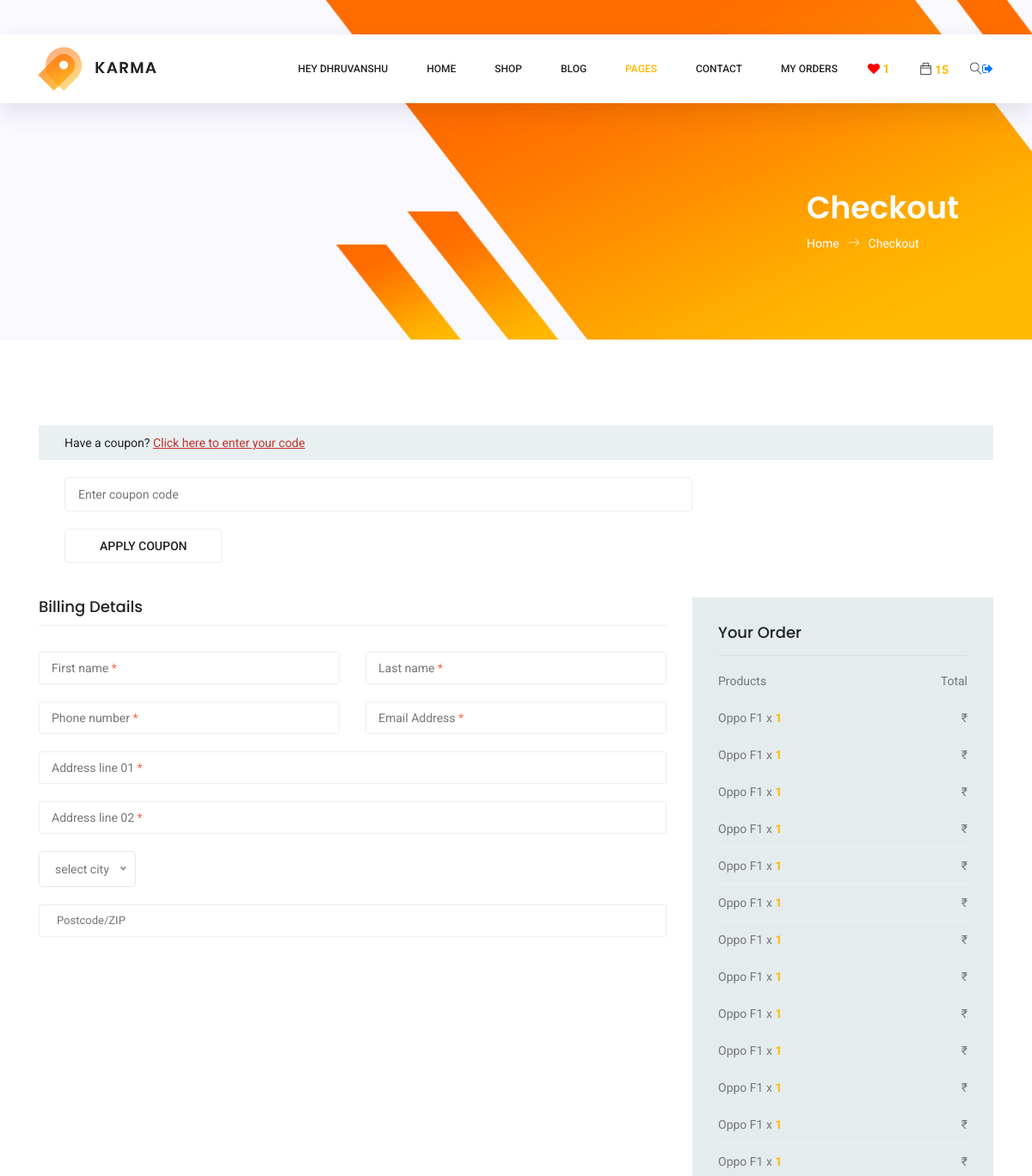
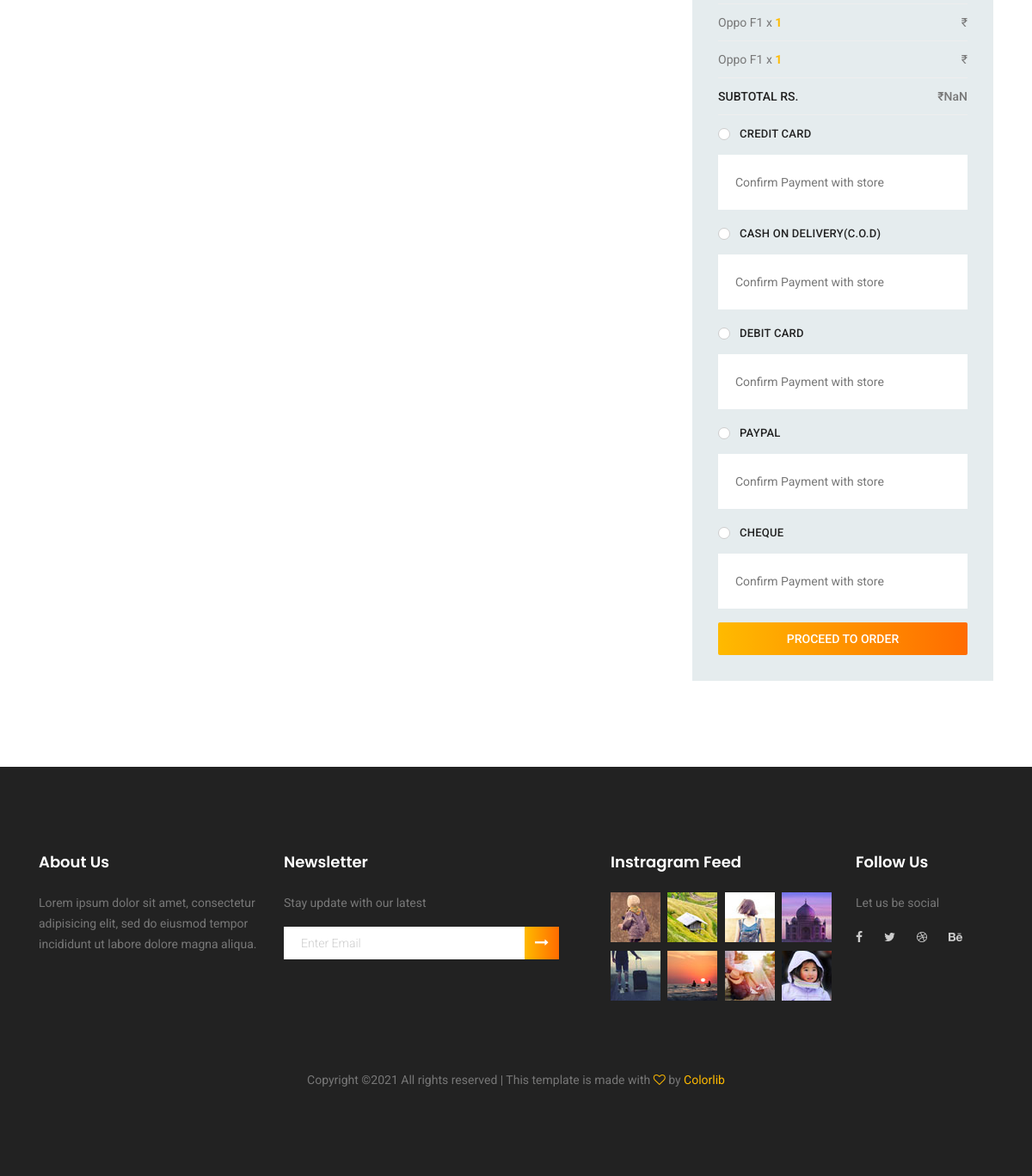
The page /product/checkout/ (signed in) on the database its author committed (2 pictures, top to bottom).
### product/models.py (models this page shows, shortened)
class AddToCard(models.Model):
    user_key         = models.ForeignKey(User, on_delete = models.CASCADE)
    product_key      = models.ForeignKey(ProductDetail, on_delete = models.CASCADE)
    is_wishlist      = models.BooleanField(default = False)
    product_quantity = models.IntegerField(blank = True, null = True)

class ProductDetail(models.Model):
    product_name        = models.CharField(max_length = 250)
    product_pic         = models.ImageField(upload_to = 'product/pic')
    product_price       = models.IntegerField()
    product_old_price   = models.IntegerField()
    product_category    = models.ForeignKey(ProductCategory, on_delete = models.CASCADE)
    product_brand       = models.ForeignKey(Brand, on_delete = models.CASCADE)
    product_description = models.TextField()
    product_stock       = models.IntegerField()

class PaymentMode(models.Model):
    name = models.CharField(max_length = 100)

### product/views.py (the view)
# urls.py: path('checkout/', Checkout, name = 'checkout'),
def Checkout(request):
    data_cart = AddToCard.objects.filter(user_key = request.user)
    add_cart_count = data_cart.filter(user_key = request.user, is_wishlist = False).count()
    add_wishlist_count = data_cart.filter(user_key = request.user, is_wishlist = True).count()
    add_obj = data_cart.filter(user_key = request.user, is_wishlist = False)
    city_obj = city.objects.all()
    payment_obj = PaymentMode.objects.all()
    context = {
        'add_cart_count':add_cart_count,
        'add_wishlist_count':add_wishlist_count,
        'add_obj':add_obj,
        'city_obj':city_obj,
        'payment_obj':payment_obj,
    }
    return render(request, 'checkout.html', context)

### product/templates/checkout.html (shortened to what this page needs)
{% extends 'sample.html' %}
{% block content %}
<section class="banner-area organic-breadcrumb">
    <div class="container">
        <div class="breadcrumb-banner d-flex flex-wrap align-items-center justify-content-end">
            <div class="col-first">
                <h1>Checkout</h1>
                <nav class="d-flex align-items-center">
                    <a href="index.html">Home<span class="lnr lnr-arrow-right"></span></a>
                    <a href="single-product.html">Checkout</a>
                </nav>
            </div>
        </div>
    </div>
</section>
<section class="checkout_area section_gap">
    <div class="container">
        <div class="cupon_area">
            <div class="check_title">
                <h2>Have a coupon? <a href="#">Click here to enter your code</a></h2>
            </div>
            <input type="text" placeholder="Enter coupon code">
            <a class="tp_btn" href="#">Apply Coupon</a>
        </div>
        <div class="billing_details">
            <div class="row">
                <div class="col-lg-8">
                    <h3>Billing Details</h3>
                    <form class="row contact_form" action="{% url 'product:confirmorder' %} " method="post" novalidate="novalidate" id="confirmorder">
                        <div class="col-md-6 form-group p_star">
                            <input type="text" class="form-control" id="first" name="fname">
                            <span class="placeholder" data-placeholder="First name"></span>
                        </div>
                        <div class="col-md-6 form-group p_star">
                            <input type="text" class="form-control" id="last" name="lname">
                            <span class="placeholder" data-placeholder="Last name"></span>
                        </div>
                        <div class="col-md-6 form-group p_star">
                            <input type="text" class="form-control" id="number" name="number">
                            <span class="placeholder" data-placeholder="Phone number"></span>
                        </div>
                        <div class="col-md-6 form-group p_star">
                            <input type="text" class="form-control" id="email" name="email">
                            <span class="placeholder" data-placeholder="Email Address"></span>
                        </div>
                        <div class="col-md-12 form-group p_star">
                            <input type="text" class="form-control" id="add1" name="add1">
                            <span class="placeholder" data-placeholder="Address line 01"></span>
                        </div>
                        <div class="col-md-12 form-group p_star">
                            <input type="text" class="form-control" id="add2" name="add2">
                            <span class="placeholder" data-placeholder="Address line 02"></span>
                        </div>
                        <div class="col-md-12 form-group p_star">
                        </div>
                        <div class="col-md-12 form-group">
                            <input type="text" class="form-control" id="zip" name="zip" placeholder="Postcode/ZIP">
                        </div>
                </div>
                <div class="col-lg-4">
                    <div class="order_box">
                        <h2>Your Order</h2>
                        <ul class="list">
                            <li><a href="#">Products <span>Total</span></a></li>
                            {% for cart in add_obj %}
                            <li><a >{{cart.product_key.product_name|slice:":7"}} x <b id="quantityproduct{{forloop.counter}}"> {{cart.product_quantity}} </b> <span class="last">₹  </span></a></li>
                            {% endfor %}
                        </ul>
                        <ul class="list list_2">
                            <li><a href="#">Subtotal Rs.<span id="totalprice">  </span></a></li>
                        </ul>
                        {% for payment in payment_obj %}
                        <div class="payment_item">
                            <div class="radion_btn">
                                <label for="f-option{{forloop.counter}}">{{payment.name}}</label>
                                <div class="check"></div>
                            </div>
                            <p>Confirm Payment with store</p>
                        </div>
                        {% endfor %}
                        <a class="primary-btn" href="javascript:{document.getElementById('confirmorder').submit()}"> Proceed to Order</a>
                    </div>
                </div>
            </div>
        </div>
    </div>
</section>
{% endblock %}

### accounts/templates/sample.html (shortened to what this page needs)
{% load static %}
<!DOCTYPE html>
<html lang="zxx" class="no-js">
<head>
	<link href="http://code.jquery.com/ui/1.10.4/themes/ui-lightness/jquery-ui.css" rel="stylesheet">
	<link rel="stylesheet" href="{% static 'css/linearicons.css' %}">
	<link rel="stylesheet" href="{% static 'css/owl.carousel.css' %}">
	<link rel="stylesheet" href="{% static 'css/themify-icons.css' %}">
	<link rel="stylesheet" href="{% static 'css/font-awesome.min.css' %}">
	<link rel="stylesheet" href="{% static 'css/nice-select.css' %}">
	<link rel="stylesheet" href="{% static 'css/nouislider.min.css' %}">
	<link rel="stylesheet" href="{% static 'css/bootstrap.css' %}">
	<link rel="stylesheet" href="{% static 'css/main.css' %}">
</head>
<body>
	<header class="header_area sticky-header">
		<div class="main_menu">
			<nav class="navbar navbar-expand-lg navbar-light main_box">
				<div class="container">
					<a class="navbar-brand logo_h" href="index.html"><img src="{% static 'img/logo.png' %}" alt=""></a>
					<div class="collapse navbar-collapse offset" id="navbarSupportedContent">
						<ul class="nav navbar-nav menu_nav ml-auto">
						{% if user.is_authenticated %}
						<li class="nav-item"><a class="nav-link" href="index.html">Hey {{request.user}}</a></li>
						{% endif %}
						<li class="nav-item"><a class="nav-link" href="{% url 'accounts:home' %}">Home</a></li>
							<li class="nav-item submenu dropdown">
								<a href="#" class="nav-link dropdown-toggle" data-toggle="dropdown" role="button" aria-haspopup="true"
								 aria-expanded="false">Shop</a>
							</li>
							<li class="nav-item submenu dropdown">
								<a href="#" class="nav-link dropdown-toggle" data-toggle="dropdown" role="button" aria-haspopup="true"
								 aria-expanded="false">Blog</a>
							</li>
							<li class="nav-item submenu dropdown active">
								<a href="#" class="nav-link dropdown-toggle" data-toggle="dropdown" role="button" aria-haspopup="true"
								 aria-expanded="false">Pages</a>
							</li>
							<li class="nav-item"><a class="nav-link" href="contact.html">Contact</a></li>
							<li class="nav-item"><a class="nav-link" href="{% url 'product:myorders' %}">My Orders</a></li>
						</ul>
						<ul class="nav navbar-nav navbar-right">
							<li class="nav-item"> <a style="color:red"><i class="fa fa-heart" id="wishlist" aria-hidden="true"> </i> <b class="wishlistcount">{% if add_wishlist_count != 0 %}{{add_wishlist_count}}{% endif %}</b> </a></li>
						</ul>
						<ul class="nav navbar-nav navbar-right">
							<li class="nav-item"><a href="{% url 'product:finalcart' %}" class="cart"><span class="ti-bag" id="cart-cursor"></span></a> <b id="countdata">{% if add_cart_count != 0 %}{{add_cart_count}}{% endif %}</b></li>
							<li class="nav-item">
								<form class="" action="index.html" method="post">
								<button class="search"><span class="lnr lnr-magnifier" id="search"></span></button>
								</form>
							</li>
						</ul>
						<ul>
							{% if user.is_authenticated %}
							<a href="javascript:{document.getElementById('logout').submit()}"> <i class="fa fa-sign-out" aria-hidden="true"></i></a>
							{% endif %}
						</ul>
					</div>
				</div>
			</nav>
		</div>
	</header>
	{% block content %}
	{% endblock %}
	<footer class="footer-area section_gap">
		<div class="container">
			<div class="row">
				<div class="col-lg-3  col-md-6 col-sm-6">
					<div class="single-footer-widget">
						<h6>About Us</h6>
						<p>
							Lorem ipsum dolor sit amet, consectetur adipisicing elit, sed do eiusmod tempor incididunt ut labore dolore
							magna aliqua.
						</p>
					</div>
				</div>
				<div class="col-lg-4  col-md-6 col-sm-6">
					<div class="single-footer-widget">
						<h6>Newsletter</h6>
						<p>Stay update with our latest</p>
						<div class="" id="mc_embed_signup">
							<form target="_blank" novalidate="true" action="https://spondonit.us12.list-manage.com/subscribe/post?u=1462626880ade1ac87bd9c93a&amp;id=92a4423d01"
							 method="get" class="form-inline">
								<div class="d-flex flex-row">
									<input class="form-control" name="EMAIL" placeholder="Enter Email" onfocus="this.placeholder = ''" onblur="this.placeholder = 'Enter Email '"
									 required="" type="email">
									<button class="click-btn btn btn-default"><i class="fa fa-long-arrow-right" aria-hidden="true"></i></button>
								</div>
							</form>
						</div>
					</div>
				</div>
				<div class="col-lg-3  col-md-6 col-sm-6">
					<div class="single-footer-widget mail-chimp">
						<h6 class="mb-20">Instragram Feed</h6>
						<ul class="instafeed d-flex flex-wrap">
							<li><img src="{% static 'img/i1.jpg' %}" alt=""></li>
							<li><img src="img/i2.jpg" alt=""></li>
							<li><img src="img/i3.jpg" alt=""></li>
							<li><img src="img/i4.jpg" alt=""></li>
							<li><img src="img/i5.jpg" alt=""></li>
							<li><img src="img/i6.jpg" alt=""></li>
							<li><img src="img/i7.jpg" alt=""></li>
							<li><img src="img/i8.jpg" alt=""></li>
						</ul>
					</div>
				</div>
				<div class="col-lg-2 col-md-6 col-sm-6">
					<div class="single-footer-widget">
						<h6>Follow Us</h6>
						<p>Let us be social</p>
						<div class="footer-social d-flex align-items-center">
							<a href="#"><i class="fa fa-facebook"></i></a>
							<a href="#"><i class="fa fa-twitter"></i></a>
							<a href="#"><i class="fa fa-dribbble"></i></a>
							<a href="#"><i class="fa fa-behance"></i></a>
						</div>
					</div>
				</div>
			</div>
			<div class="footer-bottom d-flex justify-content-center align-items-center flex-wrap">
				<p class="footer-text m-0">
Copyright &copy;<script>document.write(new Date().getFullYear());</script> All rights reserved | This template is made with <i class="fa fa-heart-o" aria-hidden="true"></i> by <a href="https://colorlib.com" target="_blank">Colorlib</a>
</p>
			</div>
		</div>
	</footer>
</body>
</html>

### rows shown on the page
AddToCard: product_key.product_name "Oppo F1", product_quantity "1"
AddToCard: product_key.product_name "Oppo F1", product_quantity "1"
AddToCard: product_key.product_name "Oppo F1", product_quantity "1"
AddToCard: product_key.product_name "Oppo F1", product_quantity "1"
AddToCard: product_key.product_name "Oppo F1", product_quantity "1"
AddToCard: product_key.product_name "Oppo F1", product_quantity "1"
AddToCard: product_key.product_name "Oppo F1", product_quantity "1"
AddToCard: product_key.product_name "Oppo F1", product_quantity "1"
AddToCard: product_key.product_name "Oppo F1", product_quantity "1"
AddToCard: product_key.product_name "Oppo F1", product_quantity "1"
AddToCard: product_key.product_name "Oppo F1", product_quantity "1"
AddToCard: product_key.product_name "Oppo F1", product_quantity "1"
AddToCard: product_key.product_name "Oppo F1", product_quantity "1"
AddToCard: product_key.product_name "Oppo F1", product_quantity "1"
AddToCard: product_key.product_name "Oppo F1", product_quantity "1"
PaymentMode: name "CREDIT CARD"
PaymentMode: name "CASH ON DELIVERY(C.O.D)"
PaymentMode: name "DEBIT CARD"
PaymentMode: name "PAYPAL"
PaymentMode: name "CHEQUE"

### other values the page prints
{{ request.user }} "DHRUVANSHU"
{{ add_wishlist_count }} "1"
{{ add_cart_count }} "15"
